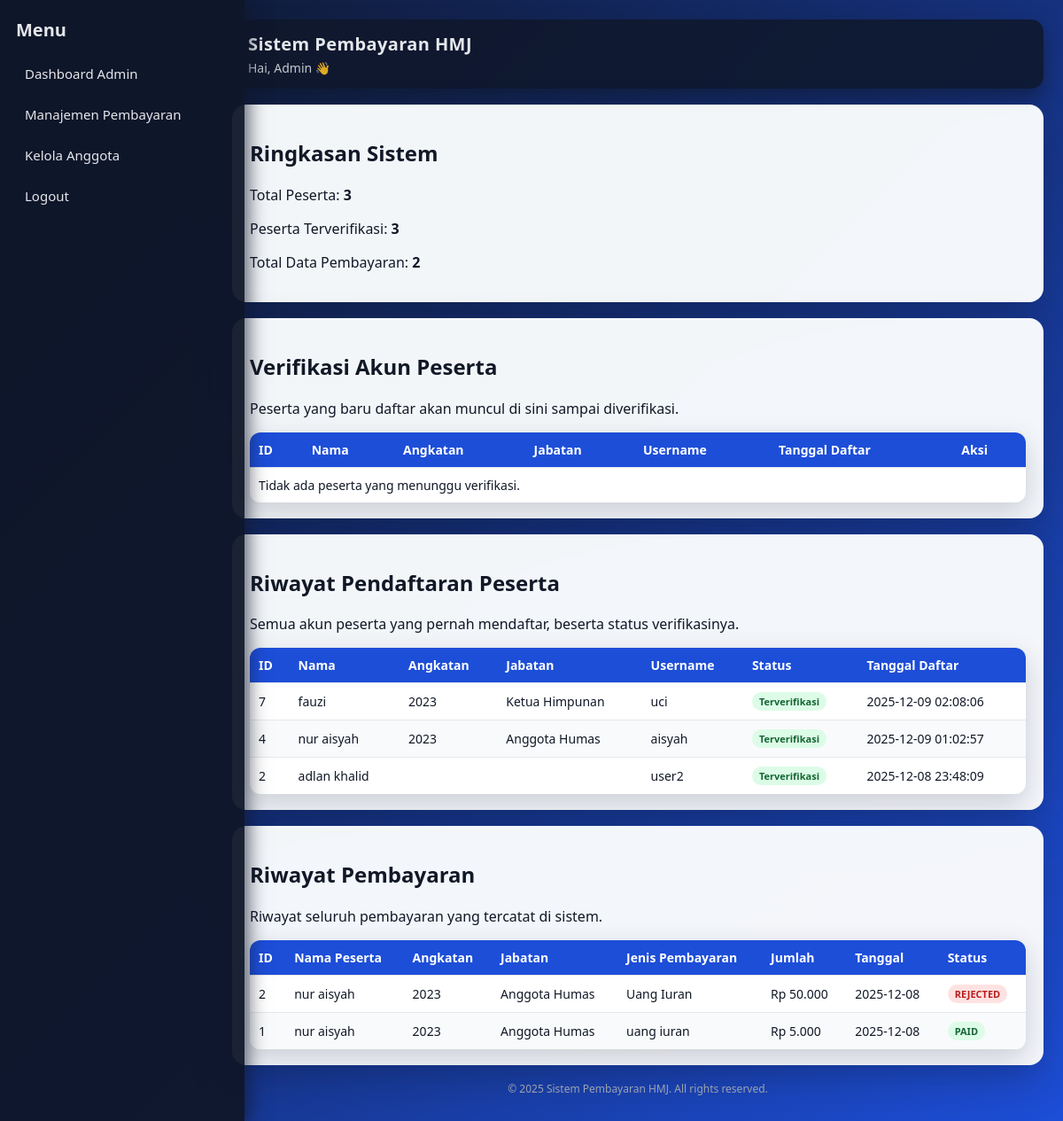
The page /admin_dashboard.php?msg=success_login (signed in) on the database its author committed.
### tables this page shows
CREATE TABLE `users` (
  `id` int(11) NOT NULL,
  `nama` varchar(100) NOT NULL,
  `angkatan` varchar(20) DEFAULT NULL,
  `jabatan` enum('Ketua Himpunan','Wakil Ketua Himpunan','Bendahara','Sekertaris','Anggota Kaderisasi','Angota Kominfo','Anggota Humas','Anggota Keilmuan') DEFAULT NULL,
  `username` varchar(50) NOT NULL,
  `email` varchar(100) DEFAULT NULL,
  `password` varchar(255) NOT NULL,
  `role` enum('admin','peserta') NOT NULL DEFAULT 'peserta',
  `is_verified` tinyint(1) NOT NULL DEFAULT 0,
  `created_at` datetime NOT NULL DEFAULT current_timestamp()
);

CREATE TABLE `payments` (
  `id` int(11) NOT NULL,
  `user_id` int(11) NOT NULL,
  `amount` int(11) NOT NULL,
  `payment_date` date NOT NULL,
  `payment_type` varchar(100) NOT NULL,
  `bukti_tf` varchar(255) DEFAULT NULL,
  `status` enum('pending','paid','rejected') NOT NULL DEFAULT 'pending',
  `created_at` datetime NOT NULL DEFAULT current_timestamp()
);

### admin_dashboard.php (the view, shortened to what this page needs)
<?php
include "koneksi.php";
$unverified = mysqli_query(
    $koneksi,
    "SELECT id, nama, angkatan, jabatan, username, created_at
     FROM users
     WHERE role = 'peserta' AND is_verified = 0
     ORDER BY created_at DESC"
);
$totalPeserta = mysqli_fetch_row(mysqli_query($koneksi, "SELECT COUNT(*) FROM users WHERE role='peserta'"))[0];
$totalVerified = mysqli_fetch_row(mysqli_query($koneksi, "SELECT COUNT(*) FROM users WHERE role='peserta' AND is_verified=1"))[0];
$totalPayments = mysqli_fetch_row(mysqli_query($koneksi, "SELECT COUNT(*) FROM payments"))[0];
$regHistory = mysqli_query(
    $koneksi,
    "SELECT id, nama, angkatan, jabatan, username, is_verified, created_at
     FROM users
     WHERE role = 'peserta'
     ORDER BY created_at DESC"
);
$paymentHistory = mysqli_query(
    $koneksi,
    "SELECT p.id, u.nama, u.angkatan, u.jabatan, p.payment_type, p.amount, p.payment_date, p.status
     FROM payments p
     JOIN users u ON p.user_id = u.id
     ORDER BY p.created_at DESC"
);
?>
<!DOCTYPE html>
<html lang="id">
<head>
    <link rel="stylesheet" href="style.css">
</head>
<body>
<div class="wrapper">
    <?php include "sidebar.php"; ?>
    <div class="content">
        <?php include "header.php"; ?>
        <div class="card-box">
            <h2>Ringkasan Sistem</h2>
            <p>Total Peserta: <strong><?= $totalPeserta; ?></strong></p>
            <p>Peserta Terverifikasi: <strong><?= $totalVerified; ?></strong></p>
            <p>Total Data Pembayaran: <strong><?= $totalPayments; ?></strong></p>
        </div>
        <div class="card-box">
            <h2>Verifikasi Akun Peserta</h2>
            <p>Peserta yang baru daftar akan muncul di sini sampai diverifikasi.</p>
            <table>
                <thead>
                <tr>
                    <th>ID</th>
                    <th>Nama</th>
                    <th>Angkatan</th>
                    <th>Jabatan</th>
                    <th>Username</th>
                    <th>Tanggal Daftar</th>
                    <th>Aksi</th>
                </tr>
                </thead>
                <tbody>
                <?php if (mysqli_num_rows($unverified) === 0): ?>
                    <tr>
                        <td colspan="7">Tidak ada peserta yang menunggu verifikasi.</td>
                    </tr>
                <?php endif; ?>
                </tbody>
            </table>
        </div>
        <div class="card-box">
            <h2>Riwayat Pendaftaran Peserta</h2>
            <p>Semua akun peserta yang pernah mendaftar, beserta status verifikasinya.</p>
            <table>
                <thead>
                <tr>
                    <th>ID</th>
                    <th>Nama</th>
                    <th>Angkatan</th>
                    <th>Jabatan</th>
                    <th>Username</th>
                    <th>Status</th>
                    <th>Tanggal Daftar</th>
                </tr>
                </thead>
                <tbody>
                <?php if (mysqli_num_rows($regHistory) === 0): ?>
                    <tr><td colspan="7">Belum ada peserta yang terdaftar.</td></tr>
                <?php else: ?>
                    <?php while ($r = mysqli_fetch_assoc($regHistory)): ?>
                        <tr>
                            <td><?= $r['id']; ?></td>
                            <td><?= htmlspecialchars($r['nama']); ?></td>
                            <td><?= htmlspecialchars($r['angkatan']); ?></td>
                            <td><?= htmlspecialchars($r['jabatan']); ?></td>
                            <td><?= htmlspecialchars($r['username']); ?></td>
                            <td>
                                <?php if ($r['is_verified']): ?>
                                    <span class="badge paid">Terverifikasi</span>
                                <?php else: ?>
                                    <span class="badge pending">Belum Verifikasi</span>
                                <?php endif; ?>
                            </td>
                            <td><?= $r['created_at']; ?></td>
                        </tr>
                    <?php endwhile; ?>
                <?php endif; ?>
                </tbody>
            </table>
        </div>
        <div class="card-box">
            <h2>Riwayat Pembayaran</h2>
            <p>Riwayat seluruh pembayaran yang tercatat di sistem.</p>
            <table>
                <thead>
                <tr>
                    <th>ID</th>
                    <th>Nama Peserta</th>
                    <th>Angkatan</th>
                    <th>Jabatan</th>
                    <th>Jenis Pembayaran</th>
                    <th>Jumlah</th>
                    <th>Tanggal</th>
                    <th>Status</th>
                </tr>
                </thead>
                <tbody>
                <?php if (mysqli_num_rows($paymentHistory) === 0): ?>
                    <tr><td colspan="8">Belum ada pembayaran tercatat.</td></tr>
                <?php else: ?>
                    <?php while ($p = mysqli_fetch_assoc($paymentHistory)): ?>
                        <tr>
                            <td><?= $p['id']; ?></td>
                            <td><?= htmlspecialchars($p['nama']); ?></td>
                            <td><?= htmlspecialchars($p['angkatan']); ?></td>
                            <td><?= htmlspecialchars($p['jabatan']); ?></td>
                            <td><?= htmlspecialchars($p['payment_type']); ?></td>
                            <td>Rp <?= number_format($p['amount'], 0, ',', '.'); ?></td>
                            <td><?= $p['payment_date']; ?></td>
                            <td>
                                <span class="badge <?= $p['status']; ?>">
                                    <?= strtoupper($p['status']); ?>
                                </span>
                            </td>
                        </tr>
                    <?php endwhile; ?>
                <?php endif; ?>
                </tbody>
            </table>
        </div>
        <?php include "footer.php"; ?>
    </div>
</div>
</body>
</html>

### sidebar.php (shortened to what this page needs)
<div class="sidebar">
    <h2>Menu</h2>
    <ul>
        <?php if (isset($_SESSION['role']) && $_SESSION['role'] === 'admin'): ?>
            <li><a href="admin_dashboard.php">Dashboard Admin</a></li>
            <li><a href="payment.php">Manajemen Pembayaran</a></li>
            <li><a href="anggota_list.php">Kelola Anggota</a></li>
        <?php elseif (isset($_SESSION['role']) && $_SESSION['role'] === 'peserta'): ?>
            <li><a href="participant_dashboard.php">Dashboard Peserta</a></li>
            <li><a href="my_payments.php">Riwayat Pembayaran</a></li>
        <?php endif; ?>
        <li><a href="logout.php">Logout</a></li>
    </ul>
</div>

### header.php (shortened to what this page needs)
<header>
    <h1>Sistem Pembayaran HMJ</h1>
    <?php if (!empty($_SESSION['nama'])): ?>
        <p>Hai, <?= htmlspecialchars($_SESSION['nama']); ?> 👋</p>
    <?php else: ?>
        <p>Silakan login untuk mengakses sistem.</p>
    <?php endif; ?>
</header>

### footer.php
<footer>
    <p>&copy; <?= date('Y'); ?> Sistem Pembayaran HMJ. All rights reserved.</p>
</footer>

### style.css (style rules this page uses)
body { font-family: system-ui, -apple-system, BlinkMacSystemFont, "Segoe UI", sans-serif; margin: 0; background: linear-gradient(135deg, #0f172a, #1d4ed8); color: #111827; }
.wrapper { display: flex; min-height: 100vh; }
.sidebar { width: 240px; background: rgba(15, 23, 42, 0.95); color: #e5e7eb; padding: 20px 18px; position: fixed; inset-block: 0; box-shadow: 4px 0 20px rgba(15, 23, 42, 0.7); z-index: 10; }
.sidebar h2 { text-align: left; margin: 0 0 18px; font-size: 20px; font-weight: 700; }
.sidebar ul { list-style: none; padding-left: 0; margin: 0; }
.sidebar ul li { margin: 10px 0; }
.sidebar ul li a { color: #e5e7eb; text-decoration: none; font-size: 15px; display: block; padding: 8px 10px; border-radius: 10px; transition: background 0.15s ease, transform 0.1s ease; }
.content { margin-left: 240px; padding: 22px; width: calc(100% - 240px); box-sizing: border-box; }
header { background: rgba(15, 23, 42, 0.85); color: #e5e7eb; padding: 14px 18px; border-radius: 14px; text-align: left; margin-bottom: 18px; box-shadow: 0 10px 25px rgba(15, 23, 42, 0.6); }
header h1 { margin: 0; font-size: 20px; letter-spacing: 0.02em; }
header p { margin: 4px 0 0; font-size: 14px; opacity: 0.85; }
.card-box { background: rgba(248, 250, 252, 0.98); border-radius: 16px; padding: 18px 20px; box-shadow: 0 18px 45px rgba(15, 23, 42, 0.25); margin-bottom: 18px; }
table { width: 100%; border-collapse: collapse; margin-top: 14px; background: white; border-radius: 12px; overflow: hidden; box-shadow: 0 10px 30px rgba(15, 23, 42, 0.18); }
th, td { border-bottom: 1px solid #e5e7eb; padding: 10px 10px; text-align: left; font-size: 14px; }
th { background: #1d4ed8; color: white; font-weight: 600; }
tr:last-child td { border-bottom: none; }
tr:nth-child(even) td { background: #f9fafb; }
.badge { display: inline-block; padding: 3px 8px; border-radius: 999px; font-size: 11px; font-weight: 600; }
.badge.paid { background: #dcfce7; color: #166534; }
.badge.rejected { background: #fee2e2; color: #b91c1c; }
footer { margin-top: 18px; font-size: 12px; color: #9ca3af; text-align: center; }

### rows shown on the page
users: id "7", nama "fauzi", angkatan "2023", jabatan "Ketua Himpunan", username "uci", is_verified "Terverifikasi", created_at "2025-12-09 02:08:06"
users: id "4", nama "nur aisyah", angkatan "2023", jabatan "Anggota Humas", username "aisyah", is_verified "Terverifikasi", created_at "2025-12-09 01:02:57"
users: id "2", nama "adlan khalid", username "user2", is_verified "Terverifikasi", created_at "2025-12-08 23:48:09"
payments: id "2", user.nama "nur aisyah", user.angkatan "2023", user.jabatan "Anggota Humas", payment_type "Uang Iuran", amount "50.000", payment_date "2025-12-08", status "REJECTED"
payments: id "1", user.nama "nur aisyah", user.angkatan "2023", user.jabatan "Anggota Humas", payment_type "uang iuran", amount "5.000", payment_date "2025-12-08", status "PAID"

### other values the page prints
$_SESSION['nama'] "Admin"
$totalPeserta "3"
$totalVerified "3"
$totalPayments "2"
